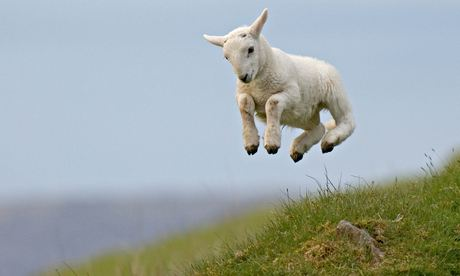
#> input picture lamb.jpg, 460 x 276 px
$ python mouse_click.py
#> lines starting #> are read from the running program, lines starting #| are printed output that depends on the picture; after the words box and inside, x2 and y2 are one past the last pixel; in counts of white or black regions, pixels touching at a corner belong together
import cv2
import numpy as np


def nothing(x):
    pass


def main():


    window_name = 'color range parameter'
    cv2.namedWindow(window_name)

    cb = cv2.imread('lamb.jpg')
#> cb is the input picture: shape (276, 460, 3); mean B, G, R 167, 168.9, 159.5
    image = cv2.imread('lego.jpg')
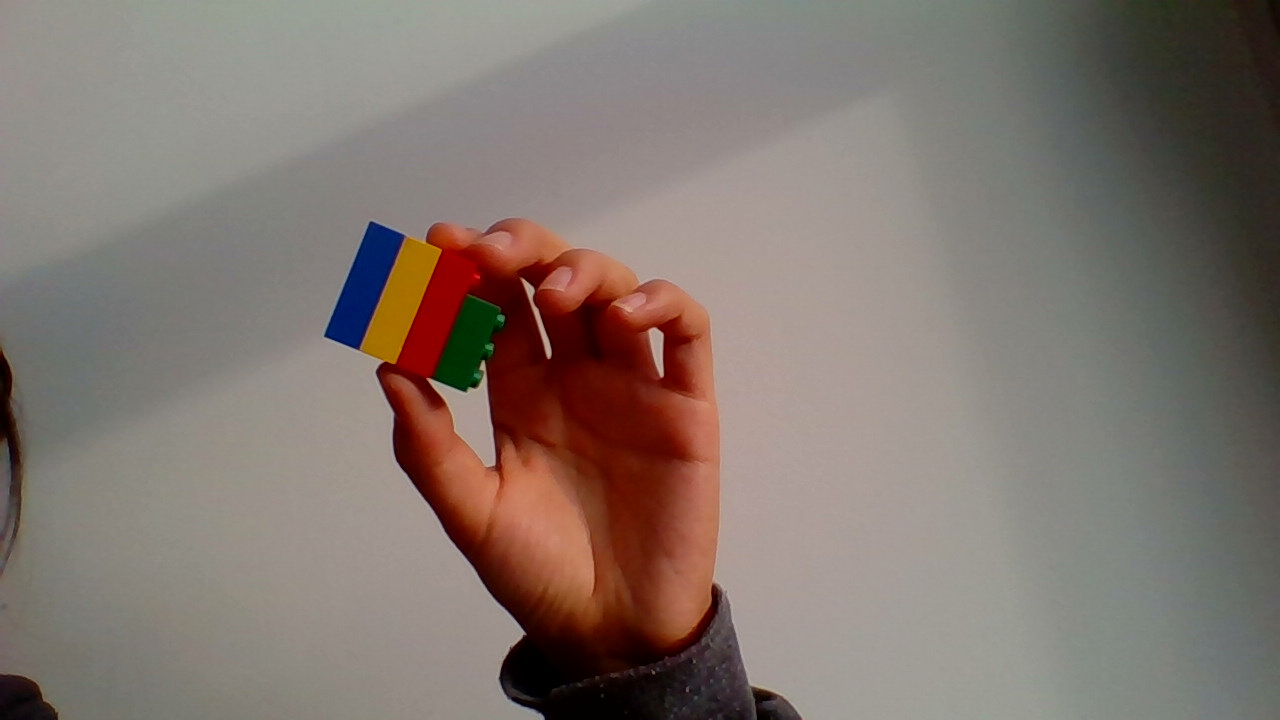
#> input picture lego.jpg, 1280 x 720 px
#> image is the input picture: shape (720, 1280, 3); mean B, G, R 110.8, 117.9, 130.1
    hsv = cv2.cvtColor(image, cv2.COLOR_BGR2HSV)
#> hsv: shape (720, 1280, 3); mean H, S, V 30.2, 48.6, 131.6


    cv2.createTrackbar('a1',window_name,0,255,nothing)
    cv2.createTrackbar('a2',window_name,0,255,nothing)
    cv2.createTrackbar('a3',window_name,0,255,nothing)

    cv2.createTrackbar('b1',window_name,150,255,nothing)
    cv2.createTrackbar('b2',window_name,150,255,nothing)
    cv2.createTrackbar('b3',window_name,150,255,nothing)

    while(True):

        a1 = cv2.getTrackbarPos('a1',window_name)
        a2 = cv2.getTrackbarPos('a2',window_name)
        a3 = cv2.getTrackbarPos('a3',window_name)

        b1 = cv2.getTrackbarPos('b1',window_name)
        b2 = cv2.getTrackbarPos('b2',window_name)
        b3 = cv2.getTrackbarPos('b3',window_name)

        lower = np.array([a1,a2,a3])
        upper = np.array([b1,b2,b3])
        mask = cv2.inRange(hsv, lower, upper)
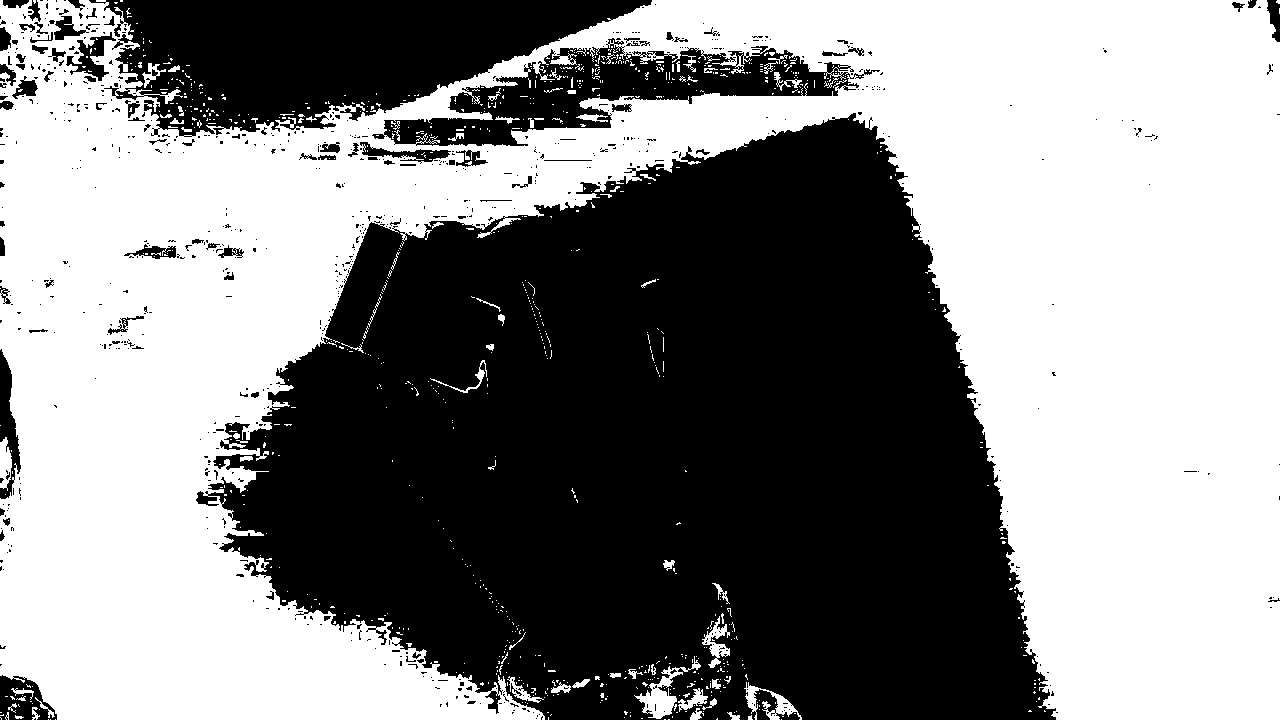
#> mask: shape (720, 1280); 53.5% white; 725 black regions (634 under 20 px), largest, box (x1, y1, x2, y2) and area: (196, 113, 1056, 720) 351225, (89, 0, 652, 137) 45851, (372, 38, 880, 146) 18940
        res = cv2.bitwise_and(image,image,mask=mask)
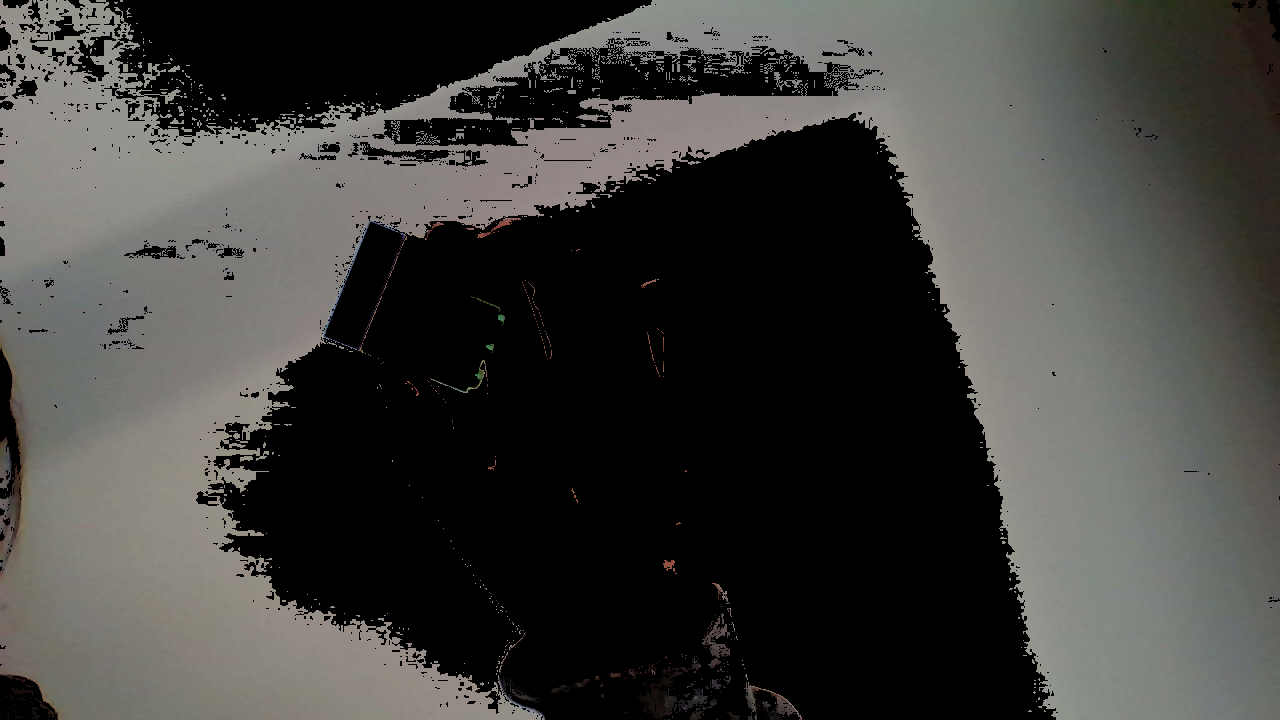
#> res: shape (720, 1280, 3); mean B, G, R 60.2, 63.1, 63.7

        cv2.imshow('mask',mask)
        cv2.imshow('res',res)
        cv2.imshow('image',image)
        cv2.imshow(window_name,cb)


        if cv2.waitKey(1) & 0xFF == ord('q'):
#> (key q is pressed here)
            break


    cv2.destroyAllWindows()


if __name__ == "__main__" :
    main()
